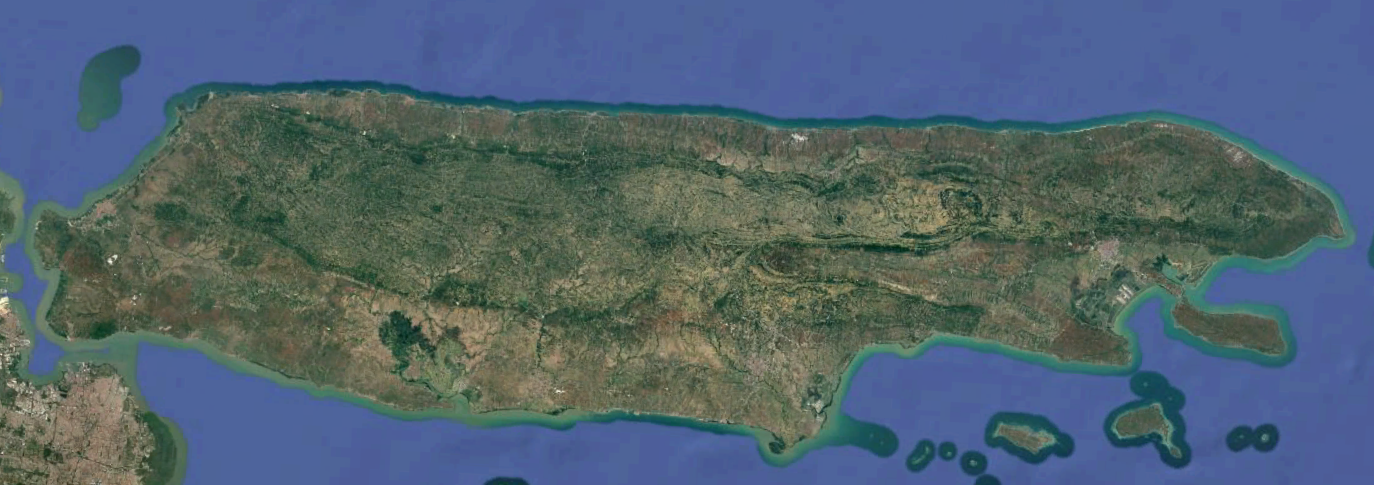
#> input picture coast.png, 1374 x 485 px
$ jupyter execute main.ipynb
#> lines starting #> are read from the running program, lines starting #| are printed output that depends on the picture; after the words box and inside, x2 and y2 are one past the last pixel; in counts of white or black regions, pixels touching at a corner belong together
# Praktikum ACPJ M3
### Nicholas Genta Setiawan Gunawan
### 22/504443/TK/55176

[cell 1]
import cv2
import numpy as np
import matplotlib.pyplot as plt

[cell 2]
img = cv2.imread("coast.png")
#> img is the input picture: shape (485, 1374, 3); mean B, G, R 112.7, 99.1, 80.9
imghsv = cv2.cvtColor(img,cv2.COLOR_RGB2HSV)
#> imghsv: shape (485, 1374, 3); mean H, S, V 41.9, 94, 123.8
invr = (imghsv[:,:,0]-np.min(imghsv[:,:,0]))/np.max(imghsv[:,:,0]) #invert
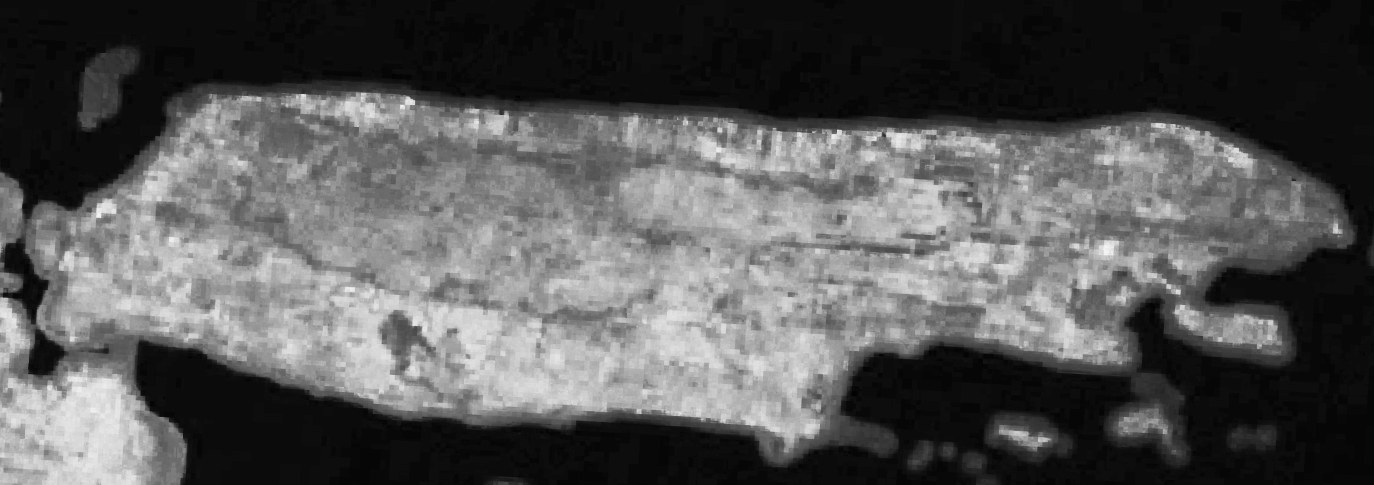
#> invr: shape (485, 1374) float64; min 0, max 0.974, mean 0.339

threshold = cv2.threshold(invr,0.29,1,cv2.THRESH_BINARY)[1].astype(np.uint8)
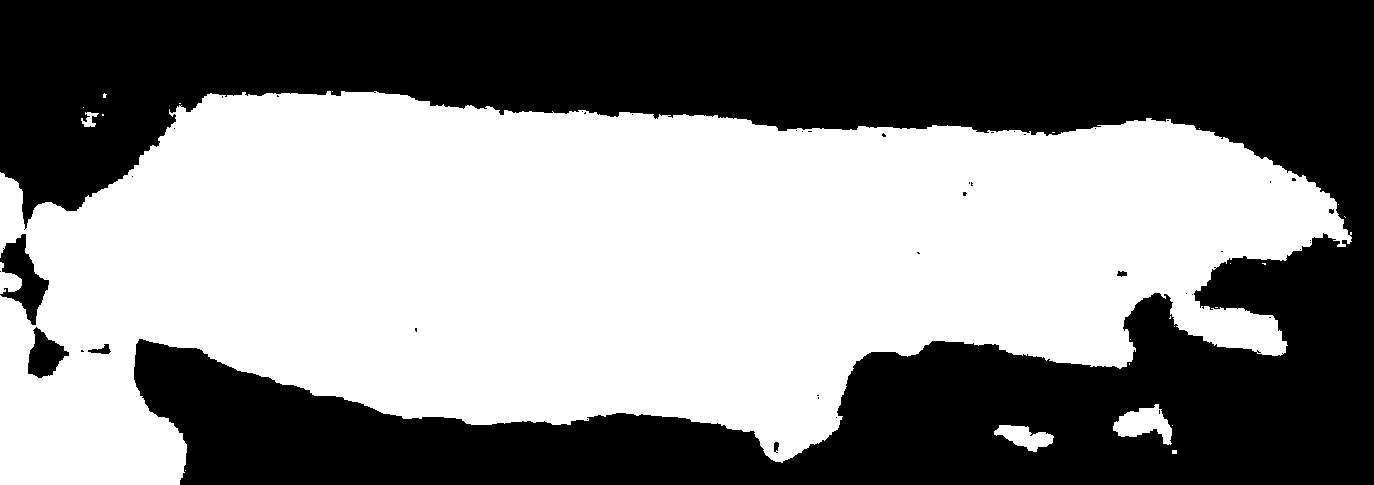
#> threshold: shape (485, 1374); values 0 (black) and 1 (white), 52% white; 44 black regions (37 under 20 px), largest, box (x1, y1, x2, y2) and area: (0, 0, 1374, 485) 316142, (0, 234, 49, 325) 1988, (28, 327, 69, 378) 1182
edge = cv2.Canny(threshold,0,1)
#> edge: shape (485, 1374); 0.73% white in thin lines or dots, all inside (x1, y1, x2, y2) = (0, 90, 1352, 485)
plt.imshow(cv2.cvtColor(img,cv2.COLOR_RGB2BGR))
plt.imshow(edge,cmap="gist_gray",alpha=0.5)
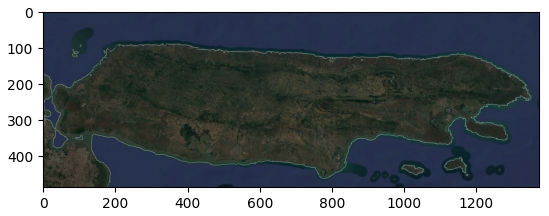
#> figure drawn by matplotlib, 1 panel

[cell 3]
img = cv2.imread("foto.jpg")
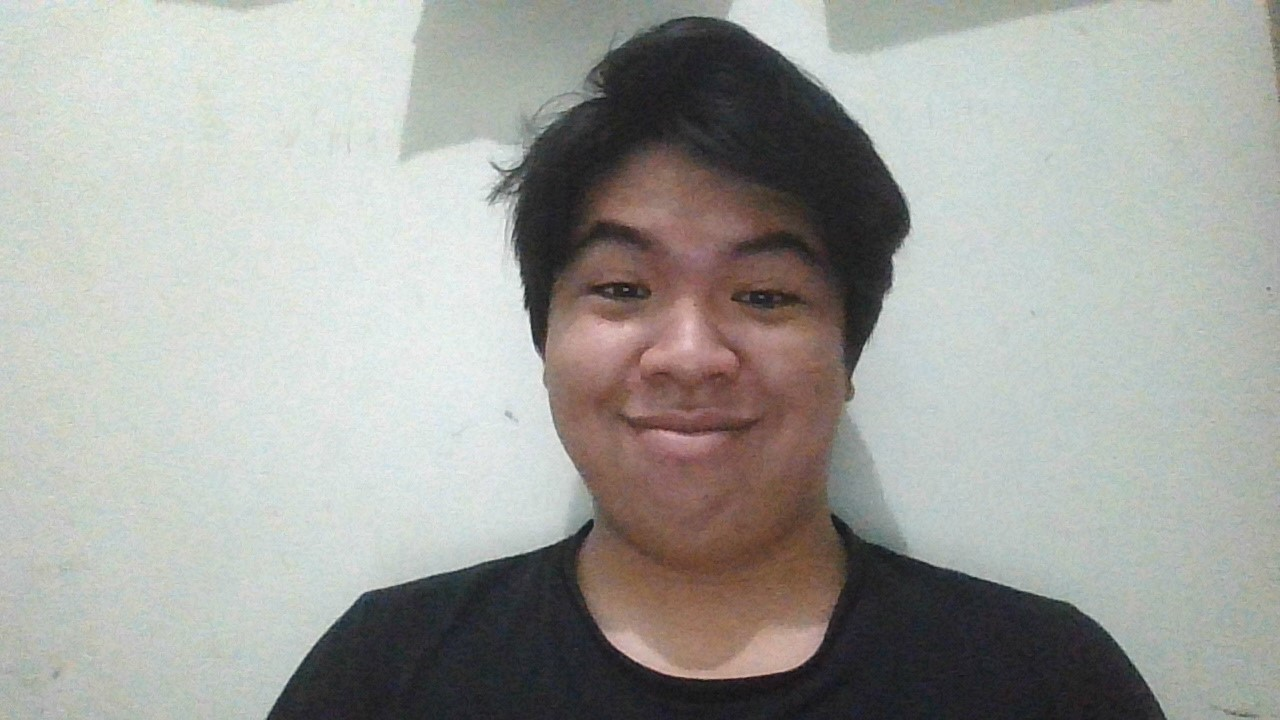
#> input picture foto.jpg, 1280 x 720 px
#> img is the input picture: shape (720, 1280, 3); mean B, G, R 158.3, 162.8, 162.2
imghsv = cv2.cvtColor(img,cv2.COLOR_RGB2HSV)
#> imghsv: shape (720, 1280, 3); mean H, S, V 62.3, 23.8, 167.8
invr = (imghsv[:,:,2]-np.min(imghsv[:,:,2]))/np.max(imghsv[:,:,2]) #invert
#> invr: shape (720, 1280) float64

threshold = cv2.threshold(invr,0.3,1,cv2.THRESH_BINARY)[1].astype(np.uint8)
#> threshold: shape (720, 1280); values 0 (black) and 1 (white), 81.9% white; 96 black regions (81 under 20 px), largest, box (x1, y1, x2, y2) and area: (267, 511, 1167, 720) 97451, (507, 17, 910, 390) 66312, (586, 282, 651, 303) 923
blur = cv2.GaussianBlur(threshold,(11,11),3)
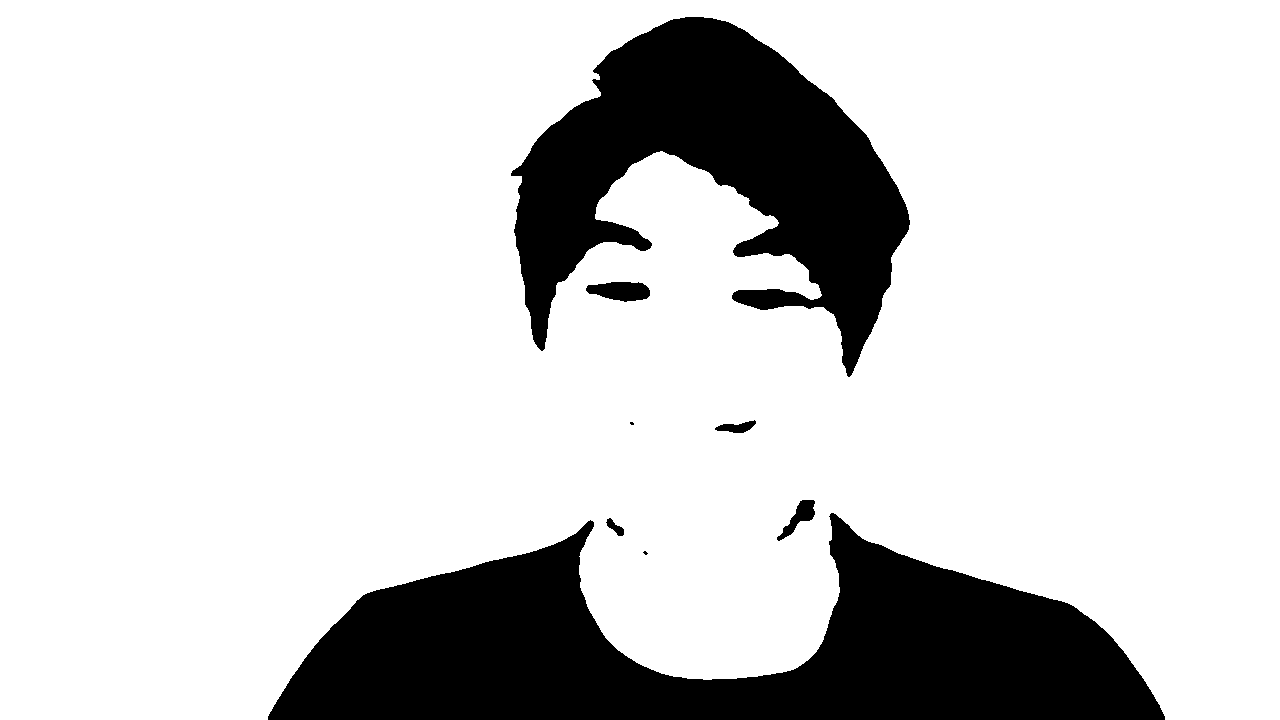
#> blur: shape (720, 1280); values 0 (black) and 1 (white), 82% white; 8 black regions (2 under 20 px), largest, box (x1, y1, x2, y2) and area: (268, 513, 1165, 720) 97449, (511, 17, 910, 377) 66348, (586, 282, 650, 302) 939, (777, 500, 815, 541) 559, (715, 420, 756, 433) 295, (606, 518, 624, 536) 147
edge = cv2.Canny(blur,0,1)
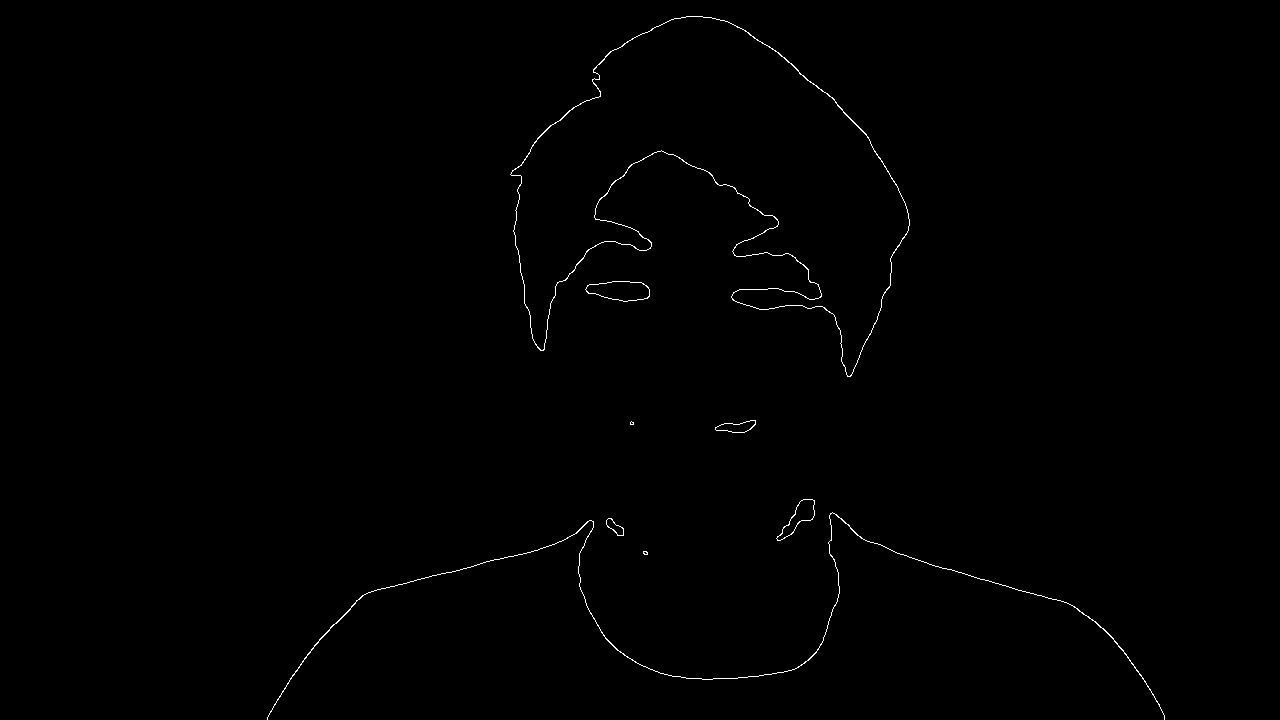
#> edge: shape (720, 1280); 0.41% white in thin lines or dots, all inside (x1, y1, x2, y2) = (267, 16, 1165, 720)
plt.imshow(cv2.cvtColor(img,cv2.COLOR_RGB2BGR))
plt.imshow(edge,cmap="gist_gray",alpha=0.5)
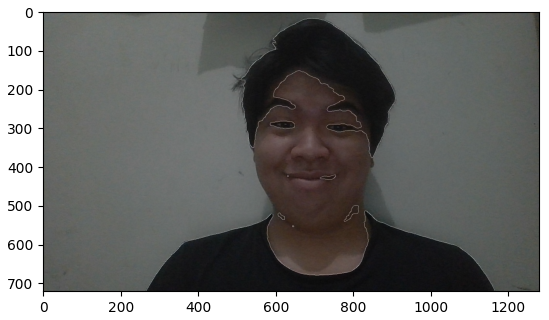
#> figure drawn by matplotlib, 1 panel
